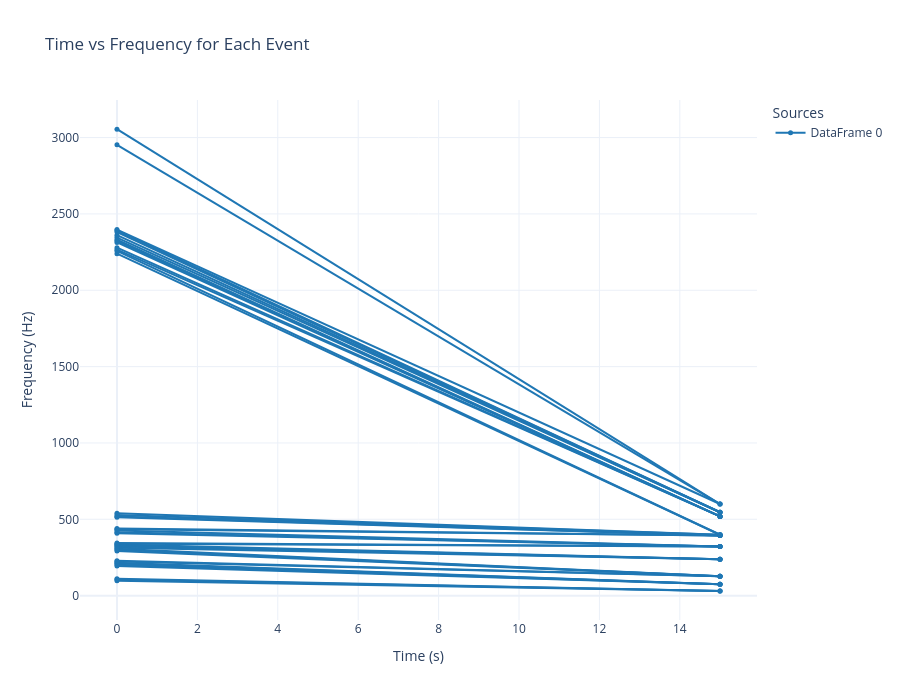
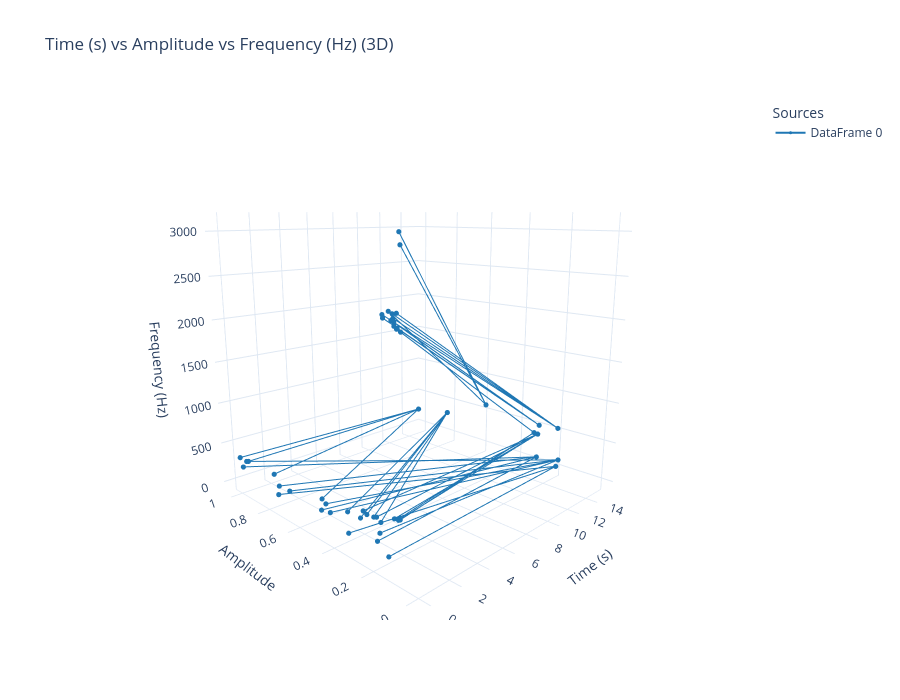

Write notebook code for charts like these, in order.
### Code cell
from audiospylt.multiplotter import plot_combined
from audiospylt.multiplotter import plot_combined_3d

plot_combined(dfs=[new_df])

plot_combined_3d(
    dfs=[new_df],
    axis_order=("time", "amp", "freq"),
    flip={"amp": True, "time": True},
)

### Figure 1 — Plotly figure (JSON) as saved in the notebook; plotly's stock layout.template omitted (floating-point values rounded to 4 significant figures)
{"data": [{"legendgroup": "DataFrame 0", "line": {"color": "#1f77b4", "width": 2}, "marker": {"size": 5}, "mode": "lines+markers", "name": "DataFrame 0", "showlegend": true, "type": "scatter", "x": [0, 15], "y": [97.37, 31.25]}, {"legendgroup": "DataFrame 0", "line": {"color": "#1f77b4", "width": 2}, "marker": {"size": 5}, "mode": "lines+markers", "name": "DataFrame 0", "showlegend": false, "type": "scatter", "x": [0, 15], "y": [105.3, 31.25]}, {"legendgroup": "DataFrame 0", "line": {"color": "#1f77b4", "width": 2}, "marker": {"size": 5}, "mode": "lines+markers", "name": "DataFrame 0", "showlegend": false, "type": "scatter", "x": [0, 15], "y": [110.5, 31.25]}, {"legendgroup": "DataFrame 0", "line": {"color": "#1f77b4", "width": 2}, "marker": {"size": 5}, "mode": "lines+markers", "name": "DataFrame 0", "showlegend": false, "type": "scatter", "x": [0, 15], "y": [194.7, 75]}, {"legendgroup": "DataFrame 0", "line": {"color": "#1f77b4", "width": 2}, "marker": {"size": 5}, "mode": "lines+markers", "name": "DataFrame 0", "showlegend": false, "type": "scatter", "x": [0, 15], "y": [202.6, 75]}, {"legendgroup": "DataFrame 0", "line": {"color": "#1f77b4", "width": 2}, "marker": {"size": 5}, "mode": "lines+markers", "name": "DataFrame 0", "showlegend": false, "type": "scatter", "x": [0, 15], "y": [210.5, 75]}, {"legendgroup": "DataFrame 0", "line": {"color": "#1f77b4", "width": 2}, "marker": {"size": 5}, "mode": "lines+markers", "name": "DataFrame 0", "showlegend": false, "type": "scatter", "x": [0, 15], "y": [215.8, 75]}, {"legendgroup": "DataFrame 0", "line": {"color": "#1f77b4", "width": 2}, "marker": {"size": 5}, "mode": "lines+markers", "name": "DataFrame 0", "showlegend": false, "type": "scatter", "x": [0, 15], "y": [223.7, 127.5]}, {"legendgroup": "DataFrame 0", "line": {"color": "#1f77b4", "width": 2}, "marker": {"size": 5}, "mode": "lines+markers", "name": "DataFrame 0", "showlegend": false, "type": "scatter", "x": [0, 15], "y": [228.9, 127.5]}, {"legendgroup": "DataFrame 0", "line": {"color": "#1f77b4", "width": 2}, "marker": {"size": 5}, "mode": "lines+markers", "name": "DataFrame 0", "showlegend": false, "type": "scatter", "x": [0, 15], "y": [292.1, 127.5]}, {"legendgroup": "DataFrame 0", "line": {"color": "#1f77b4", "width": 2}, "marker": {"size": 5}, "mode": "lines+markers", "name": "DataFrame 0", "showlegend": false, "type": "scatter", "x": [0, 15], "y": [300, 127.5]}, {"legendgroup": "DataFrame 0", "line": {"color": "#1f77b4", "width": 2}, "marker": {"size": 5}, "mode": "lines+markers", "name": "DataFrame 0", "showlegend": false, "type": "scatter", "x": [0, 15], "y": [307.9, 127.5]}, {"legendgroup": "DataFrame 0", "line": {"color": "#1f77b4", "width": 2}, "marker": {"size": 5}, "mode": "lines+markers", "name": "DataFrame 0", "showlegend": false, "type": "scatter", "x": [0, 15], "y": [313.2, 238.8]}, {"legendgroup": "DataFrame 0", "line": {"color": "#1f77b4", "width": 2}, "marker": {"size": 5}, "mode": "lines+markers", "name": "DataFrame 0", "showlegend": false, "type": "scatter", "x": [0, 15], "y": [321.1, 238.8]}, {"legendgroup": "DataFrame 0", "line": {"color": "#1f77b4", "width": 2}, "marker": {"size": 5}, "mode": "lines+markers", "name": "DataFrame 0", "showlegend": false, "type": "scatter", "x": [0, 15], "y": [328.9, 238.8]}, {"legendgroup": "DataFrame 0", "line": {"color": "#1f77b4", "width": 2}, "marker": {"size": 5}, "mode": "lines+markers", "name": "DataFrame 0", "showlegend": false, "type": "scatter", "x": [0, 15], "y": [334.2, 238.8]}, {"legendgroup": "DataFrame 0", "line": {"color": "#1f77b4", "width": 2}, "marker": {"size": 5}, "mode": "lines+markers", "name": "DataFrame 0", "showlegend": false, "type": "scatter", "x": [0, 15], "y": [339.5, 321.2]}, {"legendgroup": "DataFrame 0", "line": {"color": "#1f77b4", "width": 2}, "marker": {"size": 5}, "mode": "lines+markers", "name": "DataFrame 0", "showlegend": false, "type": "scatter", "x": [0, 15], "y": [344.7, 321.2]}, {"legendgroup": "DataFrame 0", "line": {"color": "#1f77b4", "width": 2}, "marker": {"size": 5}, "mode": "lines+markers", "name": "DataFrame 0", "showlegend": false, "type": "scatter", "x": [0, 15], "y": [407.9, 321.2]}, {"legendgroup": "DataFrame 0", "line": {"color": "#1f77b4", "width": 2}, "marker": {"size": 5}, "mode": "lines+markers", "name": "DataFrame 0", "showlegend": false, "type": "scatter", "x": [0, 15], "y": [415.8, 321.2]}, {"legendgroup": "DataFrame 0", "line": {"color": "#1f77b4", "width": 2}, "marker": {"size": 5}, "mode": "lines+markers", "name": "DataFrame 0", "showlegend": false, "type": "scatter", "x": [0, 15], "y": [426.3, 321.2]}, {"legendgroup": "DataFrame 0", "line": {"color": "#1f77b4", "width": 2}, "marker": {"size": 5}, "mode": "lines+markers", "name": "DataFrame 0", "showlegend": false, "type": "scatter", "x": [0, 15], "y": [434.2, 393.8]}, {"legendgroup": "DataFrame 0", "line": {"color": "#1f77b4", "width": 2}, "marker": {"size": 5}, "mode": "lines+markers", "name": "DataFrame 0", "showlegend": false, "type": "scatter", "x": [0, 15], "y": [439.5, 393.8]}, {"legendgroup": "DataFrame 0", "line": {"color": "#1f77b4", "width": 2}, "marker": {"size": 5}, "mode": "lines+markers", "name": "DataFrame 0", "showlegend": false, "type": "scatter", "x": [0, 15], "y": [513.2, 393.8]}, {"legendgroup": "DataFrame 0", "line": {"color": "#1f77b4", "width": 2}, "marker": {"size": 5}, "mode": "lines+markers", "name": "DataFrame 0", "showlegend": false, "type": "scatter", "x": [0, 15], "y": [518.4, 393.8]}, {"legendgroup": "DataFrame 0", "line": {"color": "#1f77b4", "width": 2}, "marker": {"size": 5}, "mode": "lines+markers", "name": "DataFrame 0", "showlegend": false, "type": "scatter", "x": [0, 15], "y": [528.9, 398.8]}, {"legendgroup": "DataFrame 0", "line": {"color": "#1f77b4", "width": 2}, "marker": {"size": 5}, "mode": "lines+markers", "name": "DataFrame 0", "showlegend": false, "type": "scatter", "x": [0, 15], "y": [539.5, 398.8]}, {"legendgroup": "DataFrame 0", "line": {"color": "#1f77b4", "width": 2}, "marker": {"size": 5}, "mode": "lines+markers", "name": "DataFrame 0", "showlegend": false, "type": "scatter", "x": [0, 15], "y": [2239.0, 398.8]}, {"legendgroup": "DataFrame 0", "line": {"color": "#1f77b4", "width": 2}, "marker": {"size": 5}, "mode": "lines+markers", "name": "DataFrame 0", "showlegend": false, "type": "scatter", "x": [0, 15], "y": [2258.0, 398.8]}, {"legendgroup": "DataFrame 0", "line": {"color": "#1f77b4", "width": 2}, "marker": {"size": 5}, "mode": "lines+markers", "name": "DataFrame 0", "showlegend": false, "type": "scatter", "x": [0, 15], "y": [2266.0, 518.8]}, {"legendgroup": "DataFrame 0", "line": {"color": "#1f77b4", "width": 2}, "marker": {"size": 5}, "mode": "lines+markers", "name": "DataFrame 0", "showlegend": false, "type": "scatter", "x": [0, 15], "y": [2279.0, 518.8]}, {"legendgroup": "DataFrame 0", "line": {"color": "#1f77b4", "width": 2}, "marker": {"size": 5}, "mode": "lines+markers", "name": "DataFrame 0", "showlegend": false, "type": "scatter", "x": [0, 15], "y": [2313.0, 518.8]}, {"legendgroup": "DataFrame 0", "line": {"color": "#1f77b4", "width": 2}, "marker": {"size": 5}, "mode": "lines+markers", "name": "DataFrame 0", "showlegend": false, "type": "scatter", "x": [0, 15], "y": [2324.0, 518.8]}, {"legendgroup": "DataFrame 0", "line": {"color": "#1f77b4", "width": 2}, "marker": {"size": 5}, "mode": "lines+markers", "name": "DataFrame 0", "showlegend": false, "type": "scatter", "x": [0, 15], "y": [2332.0, 518.8]}, {"legendgroup": "DataFrame 0", "line": {"color": "#1f77b4", "width": 2}, "marker": {"size": 5}, "mode": "lines+markers", "name": "DataFrame 0", "showlegend": false, "type": "scatter", "x": [0, 15], "y": [2345.0, 546.2]}, {"legendgroup": "DataFrame 0", "line": {"color": "#1f77b4", "width": 2}, "marker": {"size": 5}, "mode": "lines+markers", "name": "DataFrame 0", "showlegend": false, "type": "scatter", "x": [0, 15], "y": [2361.0, 546.2]}, {"legendgroup": "DataFrame 0", "line": {"color": "#1f77b4", "width": 2}, "marker": {"size": 5}, "mode": "lines+markers", "name": "DataFrame 0", "showlegend": false, "type": "scatter", "x": [0, 15], "y": [2382.0, 546.2]}, {"legendgroup": "DataFrame 0", "line": {"color": "#1f77b4", "width": 2}, "marker": {"size": 5}, "mode": "lines+markers", "name": "DataFrame 0", "showlegend": false, "type": "scatter", "x": [0, 15], "y": [2392.0, 546.2]}, {"legendgroup": "DataFrame 0", "line": {"color": "#1f77b4", "width": 2}, "marker": {"size": 5}, "mode": "lines+markers", "name": "DataFrame 0", "showlegend": false, "type": "scatter", "x": [0, 15], "y": [2397.0, 600]}, {"legendgroup": "DataFrame 0", "line": {"color": "#1f77b4", "width": 2}, "marker": {"size": 5}, "mode": "lines+markers", "name": "DataFrame 0", "showlegend": false, "type": "scatter", "x": [0, 15], "y": [2953.0, 600]}, {"legendgroup": "DataFrame 0", "line": {"color": "#1f77b4", "width": 2}, "marker": {"size": 5}, "mode": "lines+markers", "name": "DataFrame 0", "showlegend": false, "type": "scatter", "x": [0, 15], "y": [3055.0, 600]}], "layout": {"height": 700, "legend": {"title": {"text": "Sources"}}, "title": {"text": "Time vs Frequency for Each Event"}, "width": 900, "xaxis": {"title": {"text": "Time (s)"}}, "yaxis": {"title": {"text": "Frequency (Hz)"}}}}

### Figure 2 — Plotly figure (JSON) as saved in the notebook; plotly's stock layout.template omitted (floating-point values rounded to 4 significant figures)
{"data": [{"legendgroup": "DataFrame 0", "line": {"color": "#1f77b4", "width": 2}, "marker": {"color": "#1f77b4", "size": 3}, "mode": "lines+markers", "name": "DataFrame 0", "showlegend": true, "type": "scatter3d", "x": [0, 15], "y": [0.1276, 0.185], "z": [97.37, 31.25]}, {"legendgroup": "DataFrame 0", "line": {"color": "#1f77b4", "width": 2}, "marker": {"color": "#1f77b4", "size": 3}, "mode": "lines+markers", "name": "DataFrame 0", "showlegend": false, "type": "scatter3d", "x": [0, 15], "y": [0.7301, 0.185], "z": [105.3, 31.25]}, {"legendgroup": "DataFrame 0", "line": {"color": "#1f77b4", "width": 2}, "marker": {"color": "#1f77b4", "size": 3}, "mode": "lines+markers", "name": "DataFrame 0", "showlegend": false, "type": "scatter3d", "x": [0, 15], "y": [0.3204, 0.185], "z": [110.5, 31.25]}, {"legendgroup": "DataFrame 0", "line": {"color": "#1f77b4", "width": 2}, "marker": {"color": "#1f77b4", "size": 3}, "mode": "lines+markers", "name": "DataFrame 0", "showlegend": false, "type": "scatter3d", "x": [0, 15], "y": [0.1786, 0.2831], "z": [194.7, 75]}, {"legendgroup": "DataFrame 0", "line": {"color": "#1f77b4", "width": 2}, "marker": {"color": "#1f77b4", "size": 3}, "mode": "lines+markers", "name": "DataFrame 0", "showlegend": false, "type": "scatter3d", "x": [0, 15], "y": [0.4651, 0.2831], "z": [202.6, 75]}, {"legendgroup": "DataFrame 0", "line": {"color": "#1f77b4", "width": 2}, "marker": {"color": "#1f77b4", "size": 3}, "mode": "lines+markers", "name": "DataFrame 0", "showlegend": false, "type": "scatter3d", "x": [0, 15], "y": [0.9797, 0.2831], "z": [210.5, 75]}, {"legendgroup": "DataFrame 0", "line": {"color": "#1f77b4", "width": 2}, "marker": {"color": "#1f77b4", "size": 3}, "mode": "lines+markers", "name": "DataFrame 0", "showlegend": false, "type": "scatter3d", "x": [0, 15], "y": [0.7229, 0.2831], "z": [215.8, 75]}, {"legendgroup": "DataFrame 0", "line": {"color": "#1f77b4", "width": 2}, "marker": {"color": "#1f77b4", "size": 3}, "mode": "lines+markers", "name": "DataFrame 0", "showlegend": false, "type": "scatter3d", "x": [0, 15], "y": [0.6551, 0.1758], "z": [223.7, 127.5]}, {"legendgroup": "DataFrame 0", "line": {"color": "#1f77b4", "width": 2}, "marker": {"color": "#1f77b4", "size": 3}, "mode": "lines+markers", "name": "DataFrame 0", "showlegend": false, "type": "scatter3d", "x": [0, 15], "y": [0.4158, 0.1758], "z": [228.9, 127.5]}, {"legendgroup": "DataFrame 0", "line": {"color": "#1f77b4", "width": 2}, "marker": {"color": "#1f77b4", "size": 3}, "mode": "lines+markers", "name": "DataFrame 0", "showlegend": false, "type": "scatter3d", "x": [0, 15], "y": [0.1668, 0.1758], "z": [292.1, 127.5]}, {"legendgroup": "DataFrame 0", "line": {"color": "#1f77b4", "width": 2}, "marker": {"color": "#1f77b4", "size": 3}, "mode": "lines+markers", "name": "DataFrame 0", "showlegend": false, "type": "scatter3d", "x": [0, 15], "y": [0.4394, 0.1758], "z": [300, 127.5]}, {"legendgroup": "DataFrame 0", "line": {"color": "#1f77b4", "width": 2}, "marker": {"color": "#1f77b4", "size": 3}, "mode": "lines+markers", "name": "DataFrame 0", "showlegend": false, "type": "scatter3d", "x": [0, 15], "y": [0.9506, 0.1758], "z": [307.9, 127.5]}, {"legendgroup": "DataFrame 0", "line": {"color": "#1f77b4", "width": 2}, "marker": {"color": "#1f77b4", "size": 3}, "mode": "lines+markers", "name": "DataFrame 0", "showlegend": false, "type": "scatter3d", "x": [0, 15], "y": [1, 1], "z": [313.2, 238.8]}, {"legendgroup": "DataFrame 0", "line": {"color": "#1f77b4", "width": 2}, "marker": {"color": "#1f77b4", "size": 3}, "mode": "lines+markers", "name": "DataFrame 0", "showlegend": false, "type": "scatter3d", "x": [0, 15], "y": [0.9367, 1], "z": [321.1, 238.8]}, {"legendgroup": "DataFrame 0", "line": {"color": "#1f77b4", "width": 2}, "marker": {"color": "#1f77b4", "size": 3}, "mode": "lines+markers", "name": "DataFrame 0", "showlegend": false, "type": "scatter3d", "x": [0, 15], "y": [0.754, 1], "z": [328.9, 238.8]}, {"legendgroup": "DataFrame 0", "line": {"color": "#1f77b4", "width": 2}, "marker": {"color": "#1f77b4", "size": 3}, "mode": "lines+markers", "name": "DataFrame 0", "showlegend": false, "type": "scatter3d", "x": [0, 15], "y": [0.4599, 1], "z": [334.2, 238.8]}, {"legendgroup": "DataFrame 0", "line": {"color": "#1f77b4", "width": 2}, "marker": {"color": "#1f77b4", "size": 3}, "mode": "lines+markers", "name": "DataFrame 0", "showlegend": false, "type": "scatter3d", "x": [0, 15], "y": [0.3228, 0.803], "z": [339.5, 321.2]}, {"legendgroup": "DataFrame 0", "line": {"color": "#1f77b4", "width": 2}, "marker": {"color": "#1f77b4", "size": 3}, "mode": "lines+markers", "name": "DataFrame 0", "showlegend": false, "type": "scatter3d", "x": [0, 15], "y": [0.2584, 0.803], "z": [344.7, 321.2]}, {"legendgroup": "DataFrame 0", "line": {"color": "#1f77b4", "width": 2}, "marker": {"color": "#1f77b4", "size": 3}, "mode": "lines+markers", "name": "DataFrame 0", "showlegend": false, "type": "scatter3d", "x": [0, 15], "y": [0.1615, 0.803], "z": [407.9, 321.2]}, {"legendgroup": "DataFrame 0", "line": {"color": "#1f77b4", "width": 2}, "marker": {"color": "#1f77b4", "size": 3}, "mode": "lines+markers", "name": "DataFrame 0", "showlegend": false, "type": "scatter3d", "x": [0, 15], "y": [0.227, 0.803], "z": [415.8, 321.2]}, {"legendgroup": "DataFrame 0", "line": {"color": "#1f77b4", "width": 2}, "marker": {"color": "#1f77b4", "size": 3}, "mode": "lines+markers", "name": "DataFrame 0", "showlegend": false, "type": "scatter3d", "x": [0, 15], "y": [0.1941, 0.803], "z": [426.3, 321.2]}, {"legendgroup": "DataFrame 0", "line": {"color": "#1f77b4", "width": 2}, "marker": {"color": "#1f77b4", "size": 3}, "mode": "lines+markers", "name": "DataFrame 0", "showlegend": false, "type": "scatter3d", "x": [0, 15], "y": [0.2443, 0.2814], "z": [434.2, 393.8]}, {"legendgroup": "DataFrame 0", "line": {"color": "#1f77b4", "width": 2}, "marker": {"color": "#1f77b4", "size": 3}, "mode": "lines+markers", "name": "DataFrame 0", "showlegend": false, "type": "scatter3d", "x": [0, 15], "y": [0.1813, 0.2814], "z": [439.5, 393.8]}, {"legendgroup": "DataFrame 0", "line": {"color": "#1f77b4", "width": 2}, "marker": {"color": "#1f77b4", "size": 3}, "mode": "lines+markers", "name": "DataFrame 0", "showlegend": false, "type": "scatter3d", "x": [0, 15], "y": [0.1005, 0.2814], "z": [513.2, 393.8]}, {"legendgroup": "DataFrame 0", "line": {"color": "#1f77b4", "width": 2}, "marker": {"color": "#1f77b4", "size": 3}, "mode": "lines+markers", "name": "DataFrame 0", "showlegend": false, "type": "scatter3d", "x": [0, 15], "y": [0.08304, 0.2814], "z": [518.4, 393.8]}, {"legendgroup": "DataFrame 0", "line": {"color": "#1f77b4", "width": 2}, "marker": {"color": "#1f77b4", "size": 3}, "mode": "lines+markers", "name": "DataFrame 0", "showlegend": false, "type": "scatter3d", "x": [0, 15], "y": [0.07603, 0.3005], "z": [528.9, 398.8]}, {"legendgroup": "DataFrame 0", "line": {"color": "#1f77b4", "width": 2}, "marker": {"color": "#1f77b4", "size": 3}, "mode": "lines+markers", "name": "DataFrame 0", "showlegend": false, "type": "scatter3d", "x": [0, 15], "y": [0.07945, 0.3005], "z": [539.5, 398.8]}, {"legendgroup": "DataFrame 0", "line": {"color": "#1f77b4", "width": 2}, "marker": {"color": "#1f77b4", "size": 3}, "mode": "lines+markers", "name": "DataFrame 0", "showlegend": false, "type": "scatter3d", "x": [0, 15], "y": [0.06912, 0.3005], "z": [2239.0, 398.8]}, {"legendgroup": "DataFrame 0", "line": {"color": "#1f77b4", "width": 2}, "marker": {"color": "#1f77b4", "size": 3}, "mode": "lines+markers", "name": "DataFrame 0", "showlegend": false, "type": "scatter3d", "x": [0, 15], "y": [0.08505, 0.3005], "z": [2258.0, 398.8]}, {"legendgroup": "DataFrame 0", "line": {"color": "#1f77b4", "width": 2}, "marker": {"color": "#1f77b4", "size": 3}, "mode": "lines+markers", "name": "DataFrame 0", "showlegend": false, "type": "scatter3d", "x": [0, 15], "y": [0.08249, 0.2761], "z": [2266.0, 518.8]}, {"legendgroup": "DataFrame 0", "line": {"color": "#1f77b4", "width": 2}, "marker": {"color": "#1f77b4", "size": 3}, "mode": "lines+markers", "name": "DataFrame 0", "showlegend": false, "type": "scatter3d", "x": [0, 15], "y": [0.09542, 0.2761], "z": [2279.0, 518.8]}, {"legendgroup": "DataFrame 0", "line": {"color": "#1f77b4", "width": 2}, "marker": {"color": "#1f77b4", "size": 3}, "mode": "lines+markers", "name": "DataFrame 0", "showlegend": false, "type": "scatter3d", "x": [0, 15], "y": [0.0959, 0.2761], "z": [2313.0, 518.8]}, {"legendgroup": "DataFrame 0", "line": {"color": "#1f77b4", "width": 2}, "marker": {"color": "#1f77b4", "size": 3}, "mode": "lines+markers", "name": "DataFrame 0", "showlegend": false, "type": "scatter3d", "x": [0, 15], "y": [0.1073, 0.2761], "z": [2324.0, 518.8]}, {"legendgroup": "DataFrame 0", "line": {"color": "#1f77b4", "width": 2}, "marker": {"color": "#1f77b4", "size": 3}, "mode": "lines+markers", "name": "DataFrame 0", "showlegend": false, "type": "scatter3d", "x": [0, 15], "y": [0.1419, 0.2761], "z": [2332.0, 518.8]}, {"legendgroup": "DataFrame 0", "line": {"color": "#1f77b4", "width": 2}, "marker": {"color": "#1f77b4", "size": 3}, "mode": "lines+markers", "name": "DataFrame 0", "showlegend": false, "type": "scatter3d", "x": [0, 15], "y": [0.09939, 0.1844], "z": [2345.0, 546.2]}, {"legendgroup": "DataFrame 0", "line": {"color": "#1f77b4", "width": 2}, "marker": {"color": "#1f77b4", "size": 3}, "mode": "lines+markers", "name": "DataFrame 0", "showlegend": false, "type": "scatter3d", "x": [0, 15], "y": [0.1442, 0.1844], "z": [2361.0, 546.2]}, {"legendgroup": "DataFrame 0", "line": {"color": "#1f77b4", "width": 2}, "marker": {"color": "#1f77b4", "size": 3}, "mode": "lines+markers", "name": "DataFrame 0", "showlegend": false, "type": "scatter3d", "x": [0, 15], "y": [0.1022, 0.1844], "z": [2382.0, 546.2]}, {"legendgroup": "DataFrame 0", "line": {"color": "#1f77b4", "width": 2}, "marker": {"color": "#1f77b4", "size": 3}, "mode": "lines+markers", "name": "DataFrame 0", "showlegend": false, "type": "scatter3d", "x": [0, 15], "y": [0.08533, 0.1844], "z": [2392.0, 546.2]}, {"legendgroup": "DataFrame 0", "line": {"color": "#1f77b4", "width": 2}, "marker": {"color": "#1f77b4", "size": 3}, "mode": "lines+markers", "name": "DataFrame 0", "showlegend": false, "type": "scatter3d", "x": [0, 15], "y": [0.1179, 0.5658], "z": [2397.0, 600]}, {"legendgroup": "DataFrame 0", "line": {"color": "#1f77b4", "width": 2}, "marker": {"color": "#1f77b4", "size": 3}, "mode": "lines+markers", "name": "DataFrame 0", "showlegend": false, "type": "scatter3d", "x": [0, 15], "y": [0.06906, 0.5658], "z": [2953.0, 600]}, {"legendgroup": "DataFrame 0", "line": {"color": "#1f77b4", "width": 2}, "marker": {"color": "#1f77b4", "size": 3}, "mode": "lines+markers", "name": "DataFrame 0", "showlegend": false, "type": "scatter3d", "x": [0, 15], "y": [0.07315, 0.5658], "z": [3055.0, 600]}], "layout": {"height": 700, "legend": {"title": {"text": "Sources"}}, "scene": {"camera": {"center": {"x": 0, "y": 0, "z": 0}, "eye": {"x": 1.5, "y": 1.5, "z": 0.5}, "up": {"x": 0, "y": 0, "z": 1}}, "xaxis": {"range": [15.75, -0.75], "title": {"text": "Time (s)"}}, "yaxis": {"range": [1.05, -0.05], "title": {"text": "Amplitude"}}, "zaxis": {"range": [-152.8, 3208.0], "title": {"text": "Frequency (Hz)"}}}, "showlegend": true, "title": {"text": "Time (s) vs Amplitude vs Frequency (Hz) (3D)"}, "width": 900}}
